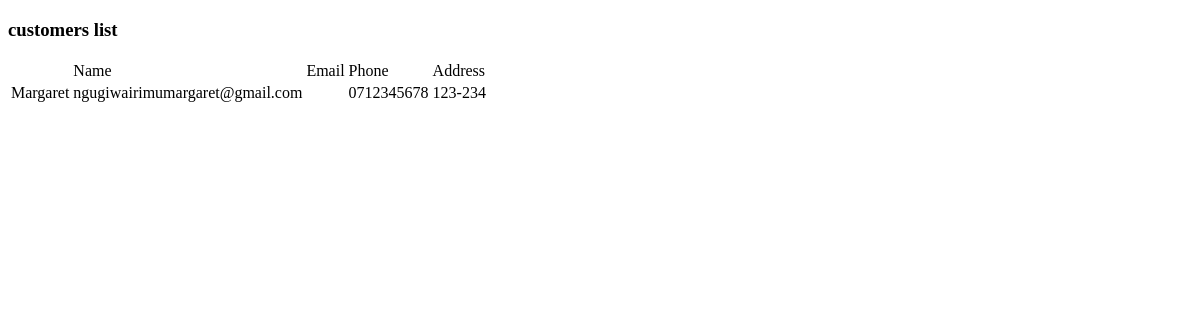
The app's page /customer/customers/list, older data.
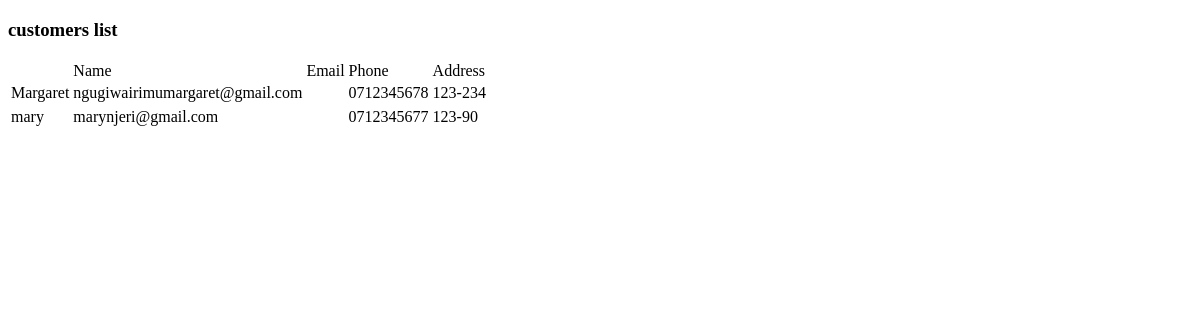
The same page, newer data.
### customer/models.py (models this page shows)
class Customer(models.Model):
    user=models.OneToOneField(User,on_delete=models.CASCADE,null=True)
    name = models.CharField(max_length=100)
    email = models.EmailField(unique=True)
    phone = models.CharField(max_length=15)
    address = models.CharField(max_length=200)

### customer/views.py (the view)
# urls.py: path("customers/list", customer_list,name="customers_list"),
def customer_list(request):
    customers=Customer.objects.all()
    return render(request,"customer/customers_list.html",{"customers":customers})

### templates/customer/customers_list.html (shortened to what this page needs)
<!DOCTYPE html>
<html lang="en">
<head>
</head>
<body>
    <h3>customers list</h3>
    <table>
        <th>
            <td>Name</td>
            <td>Email</td>
            <td>Phone</td>
            <td>Address</td>
            <th>
                {%for customer in customers%}
                <tr>
                    <td>{{customer.name}}</td>
                    <td>{{customer.email}}<td>
                        <td>{{customer.phone}}</td>
                        <td>{{customer.address}}</td>
                        <tr>
                            {%endfor%}
                        </table>
</body>
</html>

Row changes from the older to the newer data that the page shows:
added Customer: name "mary", email "marynjeri@gmail.com", phone "0712345677", address "123-90"
